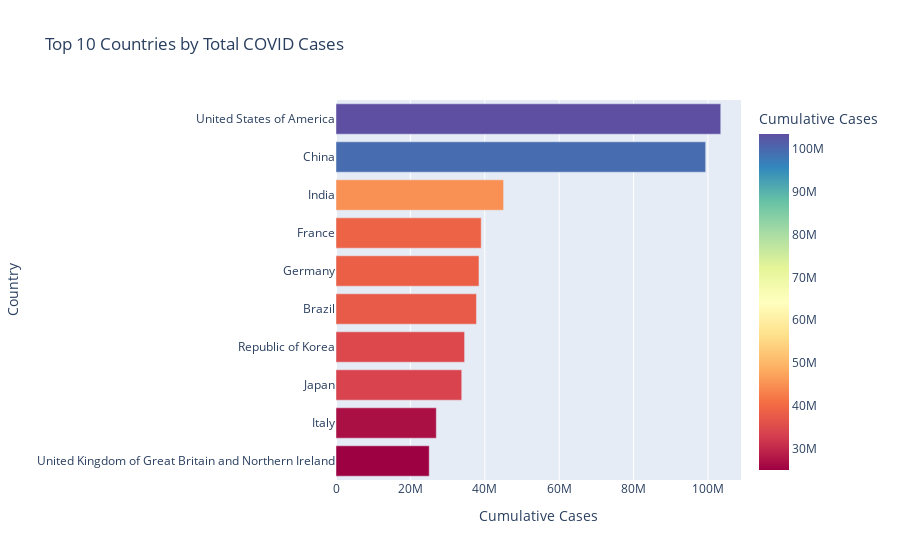

This figure's notebook cell:
### Markdown cell above
Top 10 Countries by Total COVID-19 Cases

### Code cell
top_cases = (
    df.groupby("Country")['Cumulative_cases'].max().sort_values(ascending=False).head(10).reset_index())

fig = px.bar(
    top_cases,
    x="Cumulative_cases",
    y="Country",
    orientation="h",
    color="Cumulative_cases",
    color_continuous_scale="Spectral",
    title="Top 10 Countries by Total COVID Cases",
    labels={"Cumulative_cases": "Cumulative Cases"}
)

fig.update_layout(yaxis=dict(autorange="reversed"))
fig.show()

### Figure 1 — Plotly figure (JSON) as saved in the notebook; plotly's stock layout.template omitted (floating-point values rounded to 4 significant figures)
{"data": [{"hovertemplate": "Cumulative Cases=%{marker.color}<br>Country=%{y}<extra></extra>", "legendgroup": "", "marker": {"color": [103436829, 99381761, 45055912, 39042805, 38437874, 37764182, 34571873, 33803572, 26968605, 25062962], "coloraxis": "coloraxis", "pattern": {"shape": ""}}, "name": "", "orientation": "h", "showlegend": false, "textposition": "auto", "type": "bar", "x": [103436829, 99381761, 45055912, 39042805, 38437874, 37764182, 34571873, 33803572, 26968605, 25062962], "xaxis": "x", "y": ["United States of America", "China", "India", "France", "Germany", "Brazil", "Republic of Korea", "Japan", "Italy", "United Kingdom of Great Britain and Northern Ireland"], "yaxis": "y"}], "layout": {"barmode": "relative", "coloraxis": {"colorbar": {"title": {"text": "Cumulative Cases"}}, "colorscale": [[0, "rgb(158,1,66)"], [0.1, "rgb(213,62,79)"], [0.2, "rgb(244,109,67)"], [0.3, "rgb(253,174,97)"], [0.4, "rgb(254,224,139)"], [0.5, "rgb(255,255,191)"], [0.6, "rgb(230,245,152)"], [0.7, "rgb(171,221,164)"], [0.8, "rgb(102,194,165)"], [0.9, "rgb(50,136,189)"], [1, "rgb(94,79,162)"]]}, "legend": {"tracegroupgap": 0}, "title": {"text": "Top 10 Countries by Total COVID Cases"}, "xaxis": {"anchor": "y", "domain": [0, 1], "title": {"text": "Cumulative Cases"}}, "yaxis": {"anchor": "x", "autorange": "reversed", "domain": [0, 1], "title": {"text": "Country"}}}}
